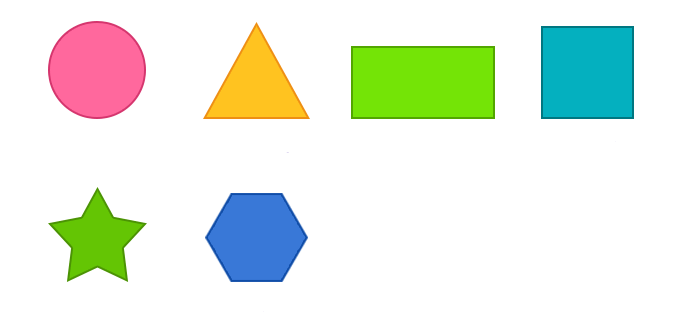
#> input picture detect_simple_geometric_shape/shapes.png, 688 x 326 px
$ python detect_geometric_shapes.py
#> lines starting #> are read from the running program, lines starting #| are printed output that depends on the picture; after the words box and inside, x2 and y2 are one past the last pixel; in counts of white or black regions, pixels touching at a corner belong together; long printed decimals are rounded
import cv2
import numpy as np

img = cv2.imread("shapes.png")
#> img is the input picture: shape (326, 688, 3); mean B, G, R 225.9, 238, 229.3
imgGray = cv2.cvtColor(img, cv2.COLOR_BGR2GRAY)
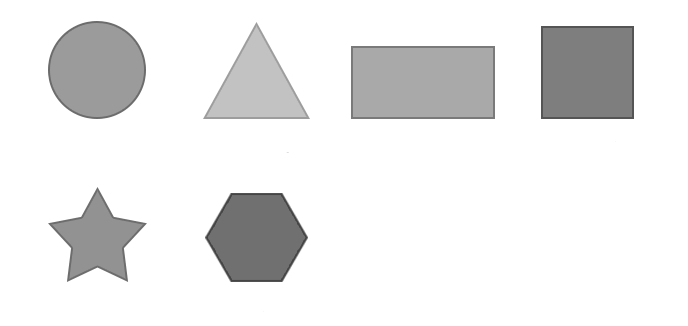
#> imgGray: shape (326, 688); min 69, max 255, mean 234
_, thresh = cv2.threshold(imgGray, 240, 255, cv2.THRESH_BINARY)
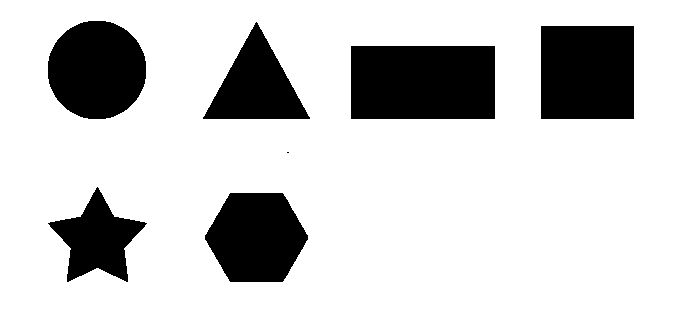
#> thresh: shape (326, 688); 80.6% white; 7 black regions (1 under 20 px)
contours, _ = cv2.findContours(thresh, cv2.RETR_TREE, cv2.CHAIN_APPROX_NONE)
#> contours = 8 contours, 1 with area under 20; largest, box (x1, y1, x2, y2) and area: (0, 0, 688, 326) 223275, (350, 45, 496, 120) 10728, (540, 25, 635, 120) 8834, (47, 20, 147, 120) 7783, (204, 192, 309, 283) 7146, (202, 21, 311, 120) 5411, (47, 186, 148, 283) 4566


for contour in contours:
    approx = cv2.approxPolyDP(contour, 0.01 * cv2.arcLength(contour, True), True)
    cv2.drawContours(img, [approx], 0, (0, 0, 0), 5)
    x = approx.ravel()[0]
    y = approx.ravel()[1] - 5

    if len(approx) == 3:
        cv2.putText(img, "Triangle", (x, y), cv2.FONT_HERSHEY_COMPLEX, 0.5, (0, 0, 0))
    elif len(approx) == 4:
        x1, y1, w, h = cv2.boundingRect(approx)
        aspectRatio = float(w)/h
        print(aspectRatio)
        if aspectRatio >= 0.95 and aspectRatio <= 1.05:
            cv2.putText(img, "Square", (x, y), cv2.FONT_HERSHEY_COMPLEX, 0.5, (0, 0, 0))
        else:
            cv2.putText(img, "Rectangle", (x, y), cv2.FONT_HERSHEY_COMPLEX, 0.5, (0, 0, 0))
    elif len(approx) == 5:
        cv2.putText(img, "Pentagon", (x, y), cv2.FONT_HERSHEY_COMPLEX, 0.5, (0, 0, 0))
    elif len(approx) == 6:
        cv2.putText(img, "Hexagon", (x, y), cv2.FONT_HERSHEY_COMPLEX, 0.5, (0, 0, 0))
    elif len(approx) == 10:
        cv2.putText(img, "Star", (x, y), cv2.FONT_HERSHEY_COMPLEX, 0.5, (0, 0, 0))
    else:
        cv2.putText(img, "Circle", (x, y), cv2.FONT_HERSHEY_COMPLEX, 0.5, (0, 0, 0))
#> this loop made 8 passes
#> (approx, x, y, x1, y1, w, h, aspectRatio) on passes 1, 5, 6: ([[0, 0], [0, 325], [687, 325], [687, 0]], 0, -5, 0, 0, 688, 326, 2.11), ([[350, 46], [494, 45], [495, 118], [351, 119]], 350, 41, 350, 45, 146, 75, 1.95), ([[540, 26], [633, 25], [634, 118], [541, 119]], 540, 21, 540, 25, 95, 95, 1)
#> (x, y) on passes 2, 3, 4, 8: (230, 187), (97, 181), (286, 147), (83, 16)
#| 2.110
#| 1.947
#| 1.0
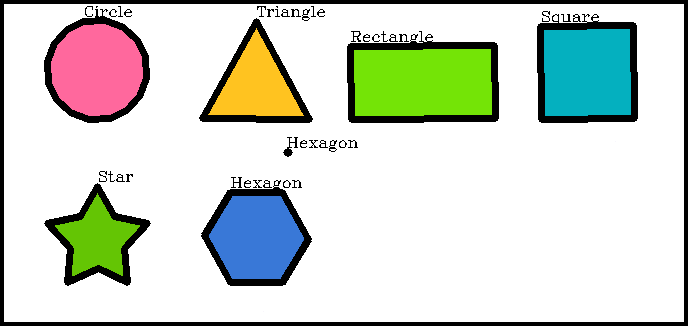
#> img: shape (326, 688, 3); 10.59% of pixels changed, all inside (x1, y1, x2, y2) = (0, 0, 688, 326)

cv2.imshow("shapes", img)

cv2.waitKey(0)
cv2.destroyAllWindows()
